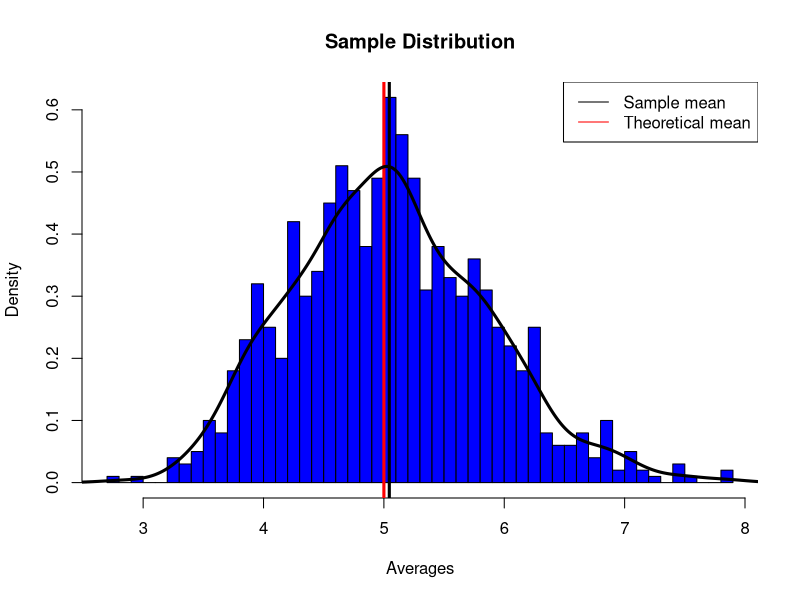
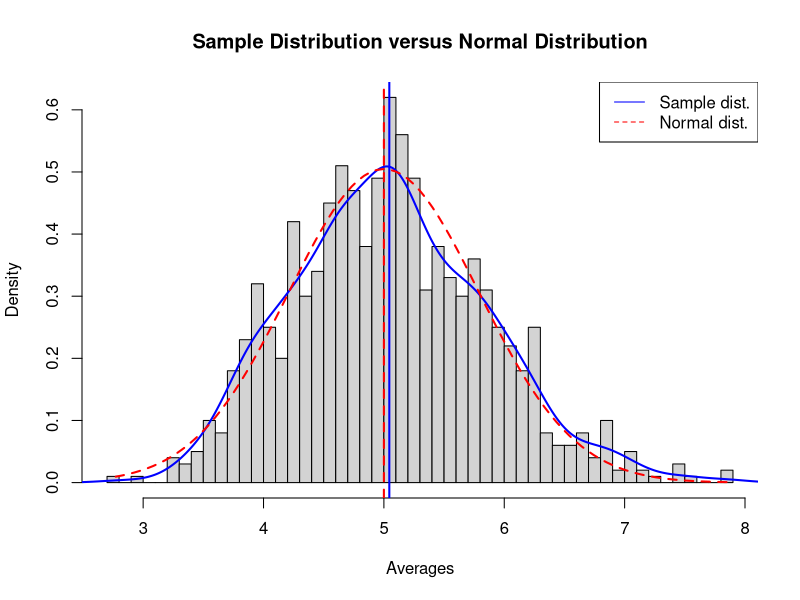

Recreate these plots in R, in order.
## ---- chunk 1
set.seed(10)
nosim <- 1000
n <- 40
lambda <- 0.2
expsim <- matrix(rexp(nosim*n, rate=lambda), nosim, n)
averages <- rowMeans(expsim)
## ---- chunk 2
hist(averages, prob=TRUE, breaks=50, col="blue", main="Sample Distribution", xlab="Averages")
abline(v=mean(averages), lwd=3)
abline(v=1/lambda, col="red", lwd=3)
legend('topright', c("Sample mean", "Theoretical mean"), lty=c(1,1), col=c("black", "red"))
lines(density(averages), lwd=3)
## ---- chunk 3
hist(averages, prob=TRUE, breaks=50, main="Sample Distribution versus Normal Distribution", xlab="Averages")
lines(density(averages), lwd=2, col="blue")
abline(v=mean(averages), col="blue", lwd=2)
xfit <- seq(min(averages), max(averages), length=100)
yfit <- dnorm(xfit, mean=1/lambda, sd=(1/lambda/sqrt(n)))
abline(v=1/lambda, col="red", lty=2, lwd=2)
lines(xfit, yfit, col="red", lty=2, lwd=2)
legend('topright', c("Sample dist.", "Normal dist."), lty=c(1,2), col=c("blue", "red"))
